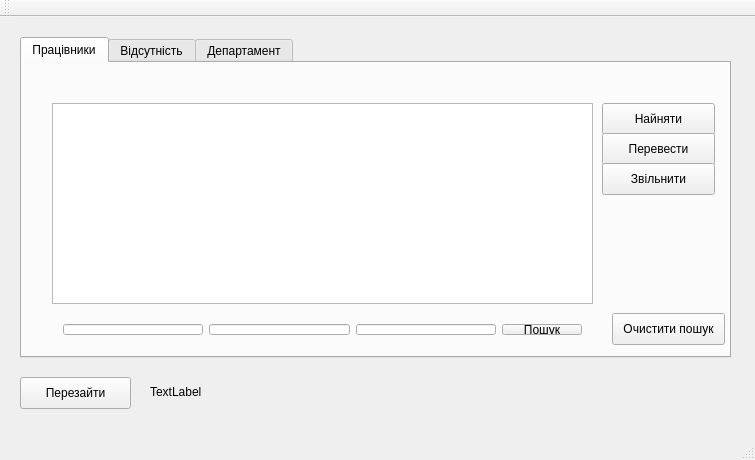
<?xml version="1.0" encoding="UTF-8"?>
<ui version="4.0">
 <class>MainWindow</class>
 <widget class="QMainWindow" name="MainWindow">
  <property name="geometry">
   <rect>
    <x>0</x>
    <y>0</y>
    <width>755</width>
    <height>460</height>
   </rect>
  </property>
  <property name="windowTitle">
   <string>Головне вікно</string>
  </property>
  <widget class="QWidget" name="centralWidget">
   <widget class="QTabWidget" name="tabWidget">
    <property name="enabled">
     <bool>true</bool>
    </property>
    <property name="geometry">
     <rect>
      <x>20</x>
      <y>20</y>
      <width>711</width>
      <height>321</height>
     </rect>
    </property>
    <property name="styleSheet">
     <string notr="true"/>
    </property>
    <property name="currentIndex">
     <number>0</number>
    </property>
    <widget class="QWidget" name="tab_2">
     <attribute name="title">
      <string>Працівники</string>
     </attribute>
     <widget class="QTableView" name="tableView">
      <property name="geometry">
       <rect>
        <x>30</x>
        <y>40</y>
        <width>541</width>
        <height>201</height>
       </rect>
      </property>
     </widget>
     <widget class="QPushButton" name="HireButton">
      <property name="geometry">
       <rect>
        <x>580</x>
        <y>40</y>
        <width>113</width>
        <height>32</height>
       </rect>
      </property>
      <property name="text">
       <string>Найняти</string>
      </property>
     </widget>
     <widget class="QPushButton" name="MoveButton">
      <property name="geometry">
       <rect>
        <x>580</x>
        <y>70</y>
        <width>113</width>
        <height>32</height>
       </rect>
      </property>
      <property name="text">
       <string>Перевести</string>
      </property>
     </widget>
     <widget class="QPushButton" name="FireButton">
      <property name="geometry">
       <rect>
        <x>580</x>
        <y>100</y>
        <width>113</width>
        <height>32</height>
       </rect>
      </property>
      <property name="text">
       <string>Звільнити</string>
      </property>
     </widget>
     <widget class="QPushButton" name="pushButton_refresh">
      <property name="geometry">
       <rect>
        <x>590</x>
        <y>250</y>
        <width>113</width>
        <height>32</height>
       </rect>
      </property>
      <property name="text">
       <string>Очистити пошук</string>
      </property>
     </widget>
     <widget class="QWidget" name="">
      <property name="geometry">
       <rect>
        <x>30</x>
        <y>250</y>
        <width>541</width>
        <height>33</height>
       </rect>
      </property>
      <layout class="QHBoxLayout" name="horizontalLayout">
       <item>
        <widget class="QLineEdit" name="lineEdit_findname"/>
       </item>
       <item>
        <widget class="QLineEdit" name="lineEdit_findsurname"/>
       </item>
       <item>
        <widget class="QLineEdit" name="lineEdit_findposition"/>
       </item>
       <item>
        <widget class="QPushButton" name="pushButton_find">
         <property name="text">
          <string>Пошук</string>
         </property>
        </widget>
       </item>
      </layout>
     </widget>
    </widget>
    <widget class="QWidget" name="tab_3">
     <attribute name="title">
      <string>Відсутність</string>
     </attribute>
     <widget class="QTableView" name="tableView_3">
      <property name="geometry">
       <rect>
        <x>30</x>
        <y>40</y>
        <width>541</width>
        <height>201</height>
       </rect>
      </property>
     </widget>
     <widget class="QPushButton" name="addAbsence">
      <property name="geometry">
       <rect>
        <x>580</x>
        <y>40</y>
        <width>113</width>
        <height>32</height>
       </rect>
      </property>
      <property name="text">
       <string>Відмітити</string>
      </property>
     </widget>
     <widget class="QPushButton" name="add_report_Button">
      <property name="geometry">
       <rect>
        <x>580</x>
        <y>70</y>
        <width>113</width>
        <height>32</height>
       </rect>
      </property>
      <property name="text">
       <string>Звіт</string>
      </property>
     </widget>
    </widget>
    <widget class="QWidget" name="tab_4">
     <attribute name="title">
      <string>Департамент</string>
     </attribute>
     <widget class="QTableView" name="tableView_4">
      <property name="geometry">
       <rect>
        <x>30</x>
        <y>40</y>
        <width>541</width>
        <height>201</height>
       </rect>
      </property>
     </widget>
     <widget class="QPushButton" name="AddPosition">
      <property name="geometry">
       <rect>
        <x>580</x>
        <y>40</y>
        <width>121</width>
        <height>32</height>
       </rect>
      </property>
      <property name="text">
       <string>Додати посаду</string>
      </property>
     </widget>
     <widget class="QPushButton" name="addDepartment">
      <property name="geometry">
       <rect>
        <x>580</x>
        <y>70</y>
        <width>121</width>
        <height>32</height>
       </rect>
      </property>
      <property name="text">
       <string>Додати департ</string>
      </property>
     </widget>
    </widget>
   </widget>
   <widget class="QLabel" name="label">
    <property name="geometry">
     <rect>
      <x>150</x>
      <y>367</y>
      <width>301</width>
      <height>16</height>
     </rect>
    </property>
    <property name="text">
     <string>TextLabel</string>
    </property>
   </widget>
   <widget class="QPushButton" name="relogin_Button">
    <property name="geometry">
     <rect>
      <x>20</x>
      <y>360</y>
      <width>111</width>
      <height>32</height>
     </rect>
    </property>
    <property name="text">
     <string>Перезайти</string>
    </property>
   </widget>
  </widget>
  <widget class="QMenuBar" name="menuBar">
   <property name="geometry">
    <rect>
     <x>0</x>
     <y>0</y>
     <width>755</width>
     <height>22</height>
    </rect>
   </property>
  </widget>
  <widget class="QToolBar" name="mainToolBar">
   <attribute name="toolBarArea">
    <enum>TopToolBarArea</enum>
   </attribute>
   <attribute name="toolBarBreak">
    <bool>false</bool>
   </attribute>
  </widget>
  <widget class="QStatusBar" name="statusBar"/>
 </widget>
 <layoutdefault spacing="6" margin="11"/>
 <resources/>
 <connections/>
</ui>
